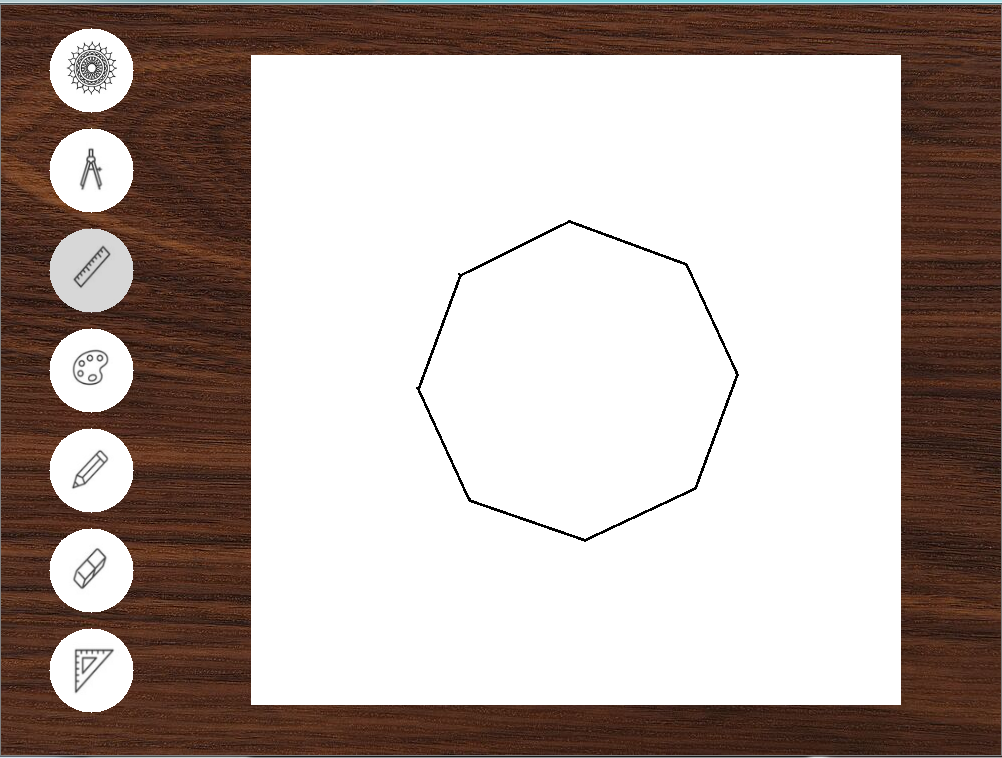
#> input picture projekt2/images/aaaa.png, 1002 x 758 px, given in place of cfill.png, which was not available
$ python main.py
#> lines starting #> are read from the running program, lines starting #| are printed output that depends on the picture; pictures that were not available may be replaced by others from this repository, and a replacement may not be noted
### projekt2/packages/images2.py
import numpy as np
import cv2

fill_cord = 35
circle_cord = fill_cord + 100
line_cord = circle_cord + 100
paint_cord = line_cord + 100
pencil_cord = paint_cord + 100
rubber_cord = pencil_cord + 100
square_cord = rubber_cord + 100
size = (60,60)
size_brush = (20,20)


fill = cv2.resize(cv2.imread(r'images\icons\ronded\cfill.png'),size)
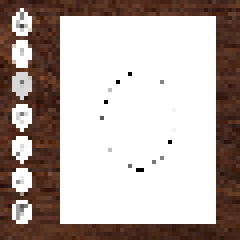
#> fill: shape (60, 60, 3) (shown 4 times larger); mean B, G, R 166.7, 171.9, 184.6
circle = cv2.resize(cv2.imread(r'images\icons\ronded\ccircle.png'),size)
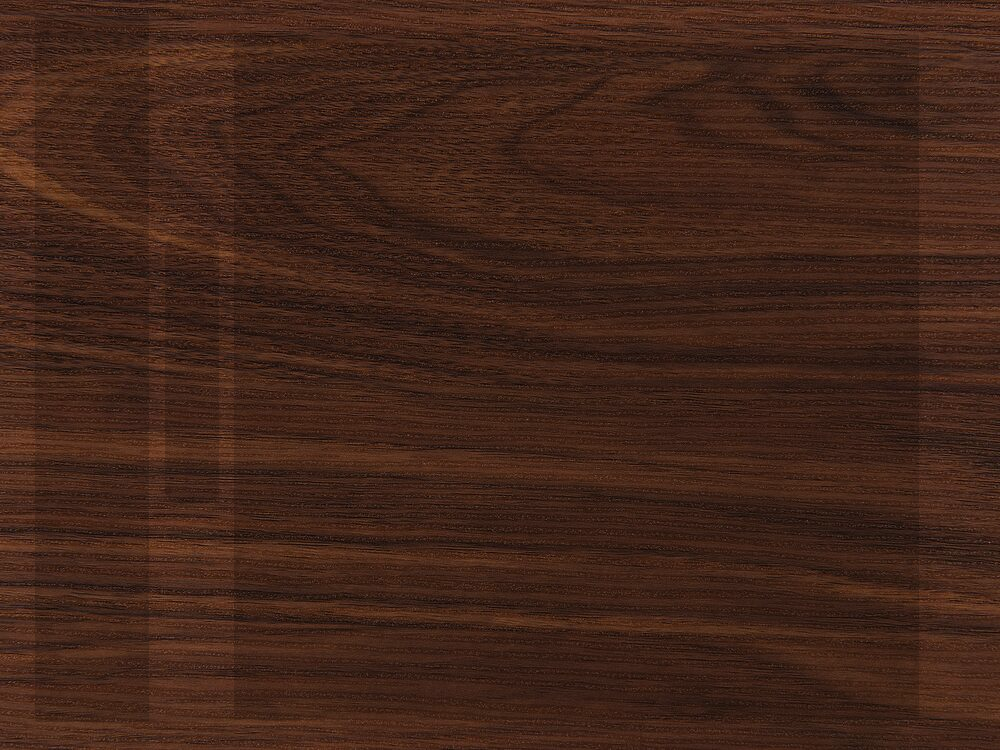
#> input picture projekt2/images/wood.png, 1000 x 750 px, given in place of ccircle.png, which was not available
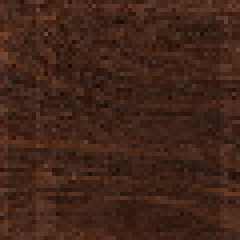
#> circle: shape (60, 60, 3) (shown 4 times larger); mean B, G, R 25.1, 36.8, 65.5
line = cv2.resize(cv2.imread(r'images\icons\ronded\cline.png'),size)
#> (the run stopped early here; a loop or call above may not have finished)
